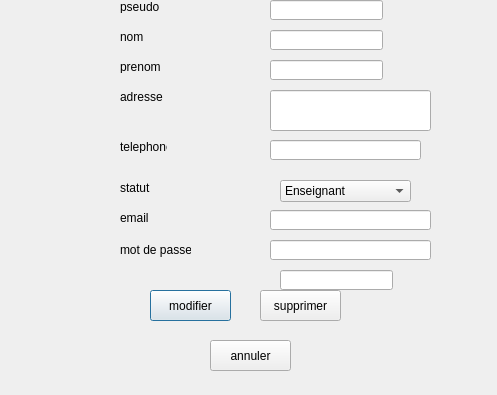
<?xml version="1.0" encoding="UTF-8"?>
<ui version="4.0">
 <class>Modifierutilisateurdialog</class>
 <widget class="QDialog" name="Modifierutilisateurdialog">
  <property name="geometry">
   <rect>
    <x>0</x>
    <y>0</y>
    <width>497</width>
    <height>395</height>
   </rect>
  </property>
  <property name="windowTitle">
   <string>Modifier Utilisateur</string>
  </property>
  <widget class="QLabel" name="label_6">
   <property name="geometry">
    <rect>
     <x>120</x>
     <y>210</y>
     <width>47</width>
     <height>16</height>
    </rect>
   </property>
   <property name="text">
    <string>email</string>
   </property>
  </widget>
  <widget class="QLineEdit" name="pseudomod">
   <property name="geometry">
    <rect>
     <x>270</x>
     <y>0</y>
     <width>113</width>
     <height>20</height>
    </rect>
   </property>
  </widget>
  <widget class="QLabel" name="label_7">
   <property name="geometry">
    <rect>
     <x>120</x>
     <y>240</y>
     <width>71</width>
     <height>20</height>
    </rect>
   </property>
   <property name="text">
    <string>mot de passe</string>
   </property>
  </widget>
  <widget class="QLineEdit" name="telephone">
   <property name="geometry">
    <rect>
     <x>270</x>
     <y>140</y>
     <width>151</width>
     <height>20</height>
    </rect>
   </property>
  </widget>
  <widget class="QLabel" name="label_2">
   <property name="geometry">
    <rect>
     <x>120</x>
     <y>60</y>
     <width>47</width>
     <height>13</height>
    </rect>
   </property>
   <property name="text">
    <string>prenom</string>
   </property>
  </widget>
  <widget class="QLabel" name="label_4">
   <property name="geometry">
    <rect>
     <x>120</x>
     <y>140</y>
     <width>47</width>
     <height>13</height>
    </rect>
   </property>
   <property name="text">
    <string>telephone</string>
   </property>
  </widget>
  <widget class="QLineEdit" name="adresse">
   <property name="geometry">
    <rect>
     <x>270</x>
     <y>90</y>
     <width>161</width>
     <height>41</height>
    </rect>
   </property>
  </widget>
  <widget class="QComboBox" name="statut">
   <property name="geometry">
    <rect>
     <x>280</x>
     <y>180</y>
     <width>131</width>
     <height>22</height>
    </rect>
   </property>
   <item>
    <property name="text">
     <string>Enseignant</string>
    </property>
   </item>
   <item>
    <property name="text">
     <string>Administrateur</string>
    </property>
   </item>
   <item>
    <property name="text">
     <string>Etudiant</string>
    </property>
   </item>
  </widget>
  <widget class="QLineEdit" name="motdepasse">
   <property name="geometry">
    <rect>
     <x>270</x>
     <y>240</y>
     <width>161</width>
     <height>20</height>
    </rect>
   </property>
   <property name="echoMode">
    <enum>QLineEdit::Normal</enum>
   </property>
  </widget>
  <widget class="QLineEdit" name="email">
   <property name="geometry">
    <rect>
     <x>270</x>
     <y>210</y>
     <width>161</width>
     <height>20</height>
    </rect>
   </property>
  </widget>
  <widget class="QLabel" name="label_3">
   <property name="geometry">
    <rect>
     <x>120</x>
     <y>90</y>
     <width>47</width>
     <height>13</height>
    </rect>
   </property>
   <property name="text">
    <string>adresse</string>
   </property>
  </widget>
  <widget class="QLabel" name="label_5">
   <property name="geometry">
    <rect>
     <x>120</x>
     <y>180</y>
     <width>47</width>
     <height>16</height>
    </rect>
   </property>
   <property name="text">
    <string>statut</string>
   </property>
  </widget>
  <widget class="QLineEdit" name="nom">
   <property name="geometry">
    <rect>
     <x>270</x>
     <y>30</y>
     <width>113</width>
     <height>20</height>
    </rect>
   </property>
  </widget>
  <widget class="QLabel" name="label_8">
   <property name="geometry">
    <rect>
     <x>120</x>
     <y>0</y>
     <width>47</width>
     <height>13</height>
    </rect>
   </property>
   <property name="text">
    <string>pseudo</string>
   </property>
  </widget>
  <widget class="QLabel" name="label">
   <property name="geometry">
    <rect>
     <x>120</x>
     <y>30</y>
     <width>47</width>
     <height>13</height>
    </rect>
   </property>
   <property name="text">
    <string>nom</string>
   </property>
  </widget>
  <widget class="QLineEdit" name="prenom">
   <property name="geometry">
    <rect>
     <x>270</x>
     <y>60</y>
     <width>113</width>
     <height>20</height>
    </rect>
   </property>
  </widget>
  <widget class="QPushButton" name="modifier">
   <property name="geometry">
    <rect>
     <x>150</x>
     <y>290</y>
     <width>81</width>
     <height>31</height>
    </rect>
   </property>
   <property name="text">
    <string>modifier</string>
   </property>
  </widget>
  <widget class="QPushButton" name="supprimer">
   <property name="geometry">
    <rect>
     <x>260</x>
     <y>290</y>
     <width>81</width>
     <height>31</height>
    </rect>
   </property>
   <property name="text">
    <string>supprimer</string>
   </property>
  </widget>
  <widget class="QLineEdit" name="ancienpseudo">
   <property name="geometry">
    <rect>
     <x>280</x>
     <y>270</y>
     <width>113</width>
     <height>20</height>
    </rect>
   </property>
  </widget>
  <widget class="QPushButton" name="annuler">
   <property name="geometry">
    <rect>
     <x>210</x>
     <y>340</y>
     <width>81</width>
     <height>31</height>
    </rect>
   </property>
   <property name="text">
    <string>annuler</string>
   </property>
  </widget>
 </widget>
 <resources/>
 <connections/>
</ui>
